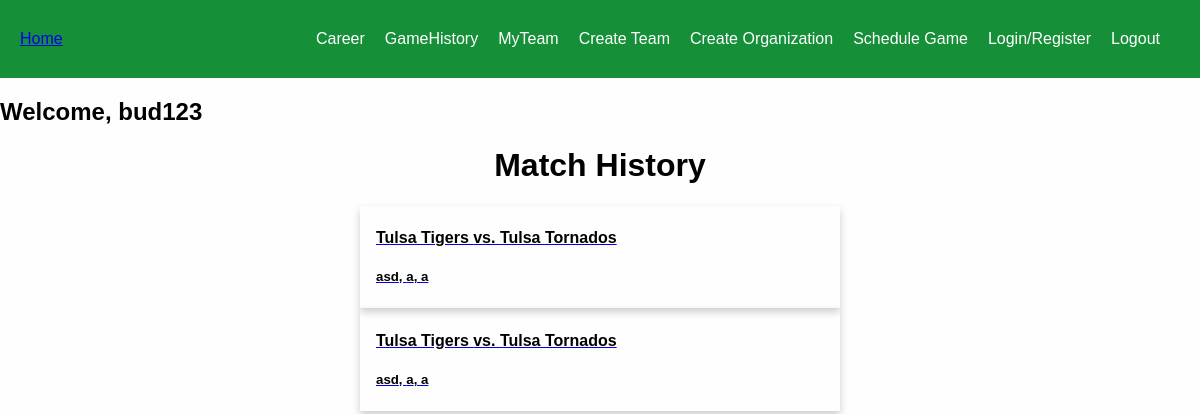
The page /game-history/ (signed in) on the database as committed earlier.
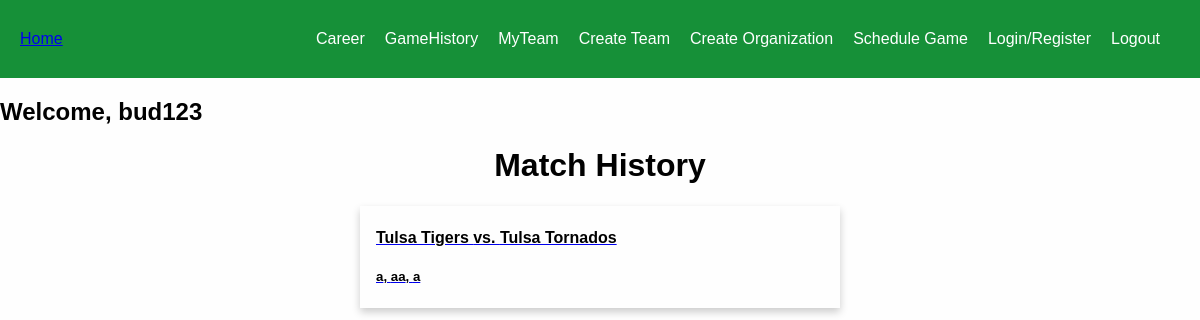
The same page on the database as committed later.
### base/models.py (models this page shows, shortened)
class Player(AbstractUser):
    first_name = models.CharField(max_length=200, null=True)
    last_name = models.CharField(max_length=200, null=True)
    email = models.EmailField(unique=True, null=True)
    team = models.ForeignKey(Team,on_delete=models.SET_NULL,null=True)
    organization = models.ForeignKey(Organization,on_delete=models.SET_NULL,null=True)
    runs = models.IntegerField(default=0,null=True,blank=True)
    wickets = models.IntegerField(default=0,null=True,blank=True)
    catches = models.IntegerField(default=0,null=True,blank=True)
    sixes = models.IntegerField(default=0,null=True,blank=True)
    fours = models.IntegerField(default=0,null=True,blank=True)
    extras = models.IntegerField(default=0,null=True,blank=True)
    games_played = models.IntegerField(default=0,null=True,blank=True)
    games_won = models.IntegerField(default=0,null=True,blank=True)
    win_percentage = models.FloatField(default=0,null=True,blank=True)
    fifties = models.IntegerField(default=0,null=True,blank=True)
    centuries = models.IntegerField(default=0,null=True,blank=True)
    sr = models.FloatField(default=0,null=True,blank=True)
    runs_hs = models.IntegerField(default=0,null=True,blank=True)
    wickets_hs = models.IntegerField(default=0,null=True,blank=True)
    fours_hs = models.IntegerField(default=0,null=True,blank=True)
    sixes_hs = models.IntegerField(default=0,null=True,blank=True)
    runs_average = models.FloatField(default=0,null=True,blank=True)
    wickets_average = models.FloatField(default=0,null=True,blank=True)
    fours_average = models.FloatField(default=0,null=True,blank=True)
    sixes_average = models.FloatField(default=0,null=True,blank=True)
    catches_average = models.FloatField(default=0,null=True,blank=True)
    extras_average = models.FloatField(default=0,null=True,blank=True)
    balls_bowled = models.IntegerField(default=0,null=True,blank=True)
    balls_played = models.IntegerField(default=0,null=True,blank=True)
    game_invites = models.ManyToManyField("GameInvite", related_name="game_invites", blank=True)
    team_invites = models.ManyToManyField("TeamInvite", related_name="team_invites", blank=True)
    games = models.ManyToManyField("Game", related_name="games", blank=True)
    USERNAME_FIELD = "email"
    REQUIRED_FIELDS = ["username"]

class Game(models.Model):
    entering_stats = models.BooleanField(default=False,null=True,blank=False) # true if stat entering has began, this is set to true when the inilize game info is submitted
    doneStats = models.BooleanField(default=False,null=True,blank=False) # true is stat entering has concluded, this is set to true when the last over of the last innings is iterated through
    archived = models.BooleanField(default=False,null=True,blank=False) # this is set to true when the user confirms that there is no edits to make to the stats entered.
    winner = models.ForeignKey(Team,on_delete=models.SET_NULL,null=True, related_name="winner",blank=True)
    team1 = models.ForeignKey(Team,on_delete=models.SET_NULL,null=True, related_name="team1")  # team that sent invite
    team2 = models.ForeignKey(Team,on_delete=models.SET_NULL,null=True, related_name="team2")
    batting1_team = models.ForeignKey(Team,on_delete=models.SET_NULL,null=True, related_name="batting1")
    bowling1_team = models.ForeignKey(Team,on_delete=models.SET_NULL,null=True, related_name="bowling1")
    batting2_team = models.ForeignKey(Team,on_delete=models.SET_NULL,null=True, related_name="batting2")
    bowling2_team  = models.ForeignKey(Team,on_delete=models.SET_NULL,null=True, related_name="bowling2")
    year = models.CharField(max_length=200,null=True)
    month = models.CharField(max_length=200,null=True)
    day = models.CharField(max_length=200,null=True)
    time = models.CharField(max_length=200,null=True)
    location = models.CharField(max_length=200,null=True)
    overs = models.IntegerField(default=0,null=True,blank=True)
    batting_score1 = models.IntegerField(default=0,null=True,blank=True) # number of runs for the first batting team
    batting_score2 = models.IntegerField(default=0,null=True,blank=True) # number of runs for second batting team
    bowling_score1 = models.IntegerField(default=0,null=True,blank=True) # number of wickets for the frist bowling team
    bowling_score2 = models.IntegerField(default=0,null=True,blank=True) # number of wickets for the second bowling team
    current_innings =  models.IntegerField(default=1,  null=True,blank=True)
    current_over = models.IntegerField(default=1,  null=True,blank=True)
    current_ball = models.IntegerField(default=1,  null=True,blank=True)
    ball1 = models.CharField(max_length=200,null=True) # icon of first ball in current over
    ball2 = models.CharField(max_length=200,null=True)
    ball3 = models.CharField(max_length=200,null=True)
    ball4 = models.CharField(max_length=200,null=True)
    ball5 = models.CharField(max_length=200,null=True)
    ball6 = models.CharField(max_length=200,null=True)
    on_strike_batsman = models.OneToOneField("Player", related_name="on_strike_batsman",on_delete=models.SET_NULL,null=True,blank=True,unique=False)
    off_strike_batsman = models.OneToOneField("Player", related_name="off_strike_batsman",on_delete=models.SET_NULL,null=True,blank=True,unique=False)
    current_bowler = models.OneToOneField("Player", related_name="current_bowler",on_delete=models.SET_NULL,null=True,blank=True,unique=False)
    players_stats = models.ManyToManyField("PlayerGameStat", related_name="players_stats", blank=True)

class Team(models.Model):
    name = models.CharField(max_length=200,null=True)
    captain = models.OneToOneField("Player", related_name="captain",on_delete=models.SET_NULL,null=True,blank=True,unique=False)
    players = models.ManyToManyField("Player", related_name="players", blank=True)
    games_played = models.IntegerField(default=0,null=True,blank=True)
    games_won = models.IntegerField(default=0,null=True,blank=True)
    runs_average = models.FloatField(default=0,null=True,blank=True)
    wickets_average = models.FloatField(default=0,null=True,blank=True)
    games = models.ManyToManyField("Game", related_name="gammes", blank=True)
    temporary = models.BooleanField(default=False,null=True,blank=False)

### base/views.py (the view)
# urls.py: path("game-history/", views.game_history, name="game-history"),
def game_history(request):
    user = request.user
    games = []
    for g in user.games.all():
        if g.doneStats == True:  # a game-object is completed if
            games.append(g)
    context = {"games":games}
    return render(request, "base/game_history.html", context)

### base/templates/base/game_history.html (shortened to what this page needs)
{% extends 'main.html' %}
{% block content%}
<h1 class="center">Match History</h1>
{% for game in games %}
    <a href="{% url 'view-game' game.id %}">
      <div class="card">
          <div class="container">
                  <h4>{{game.team1.name}} vs. {{game.team2.name}}</h4>
                  <h5>{{game.day}}, {{game.month}}, {{game.year}}</h5>
          </div>
      </div>
    </a>
{% endfor %}
{% endblock %}

### templates/main.html (shortened to what this page needs)
<!DOCTYPE html>
<html>
<head>
</head>
<body>
    {% include 'navbar.html' %}
    {% block content %}{% endblock %}
</body>
</html>

### templates/navbar.html (shortened to what this page needs)
{% if request.user.is_authenticated == True %}
<nav class="navbar">
  <a class="active" href="{% url 'home' %}" class="navbar-link">Home</a>
  <div class="navbar-links">
    <a href="{% url 'player-career' request.user.id %}" class="navbar-link">Career</a>
    <a href="{% url 'game-history' %}" class="navbar-link">GameHistory</a></li>
    <a href="{% url 'team' request.user.team.id %}" class="navbar-link">MyTeam</a>
    <a href="{% url 'create-team' %}" class="navbar-link">Create Team</a>
    <a href="{% url 'create-organization' %}" class="navbar-link">Create Organization</a>
    <a href="{% url 'schedule-game' %}" class="navbar-link">Schedule Game</a>
    <a href="{% url 'login' %}" class="navbar-link">Login/Register</a>
    <a href="{% url 'logout' %}"class="navbar-link">Logout</a>
  </div>
</nav>
{% endif %}
<h2>Welcome, {{request.user.username}}</h2>

### templates/main.html (style rules this page uses)
body { margin: 0; font-family: Arial, Helvetica, sans-serif; background-color: rgb(254, 254, 254); color: rgb(1, 1, 1); }

### templates/navbar.html (style rules this page uses)
body, ul { margin: 0; padding: 0; }
.navbar { display: flex; align-items: center; justify-content: space-between; background-color: rgb(22, 144, 56); color: #41ce37; padding: 30px 20px; }
.navbar-links { display: flex; align-items: center; }
.navbar-link { margin-right: 20px; color: #fff; text-decoration: none; }

### base/templates/base/game_history.html (style rules this page uses)
.card { box-shadow: 0 4px 8px 0 rgba(0,0,0,0.2); transition: 0.3s; width: 40%; margin-left: auto; margin-right: auto; }
.center { text-align: center; }
.container { padding: 2px 16px; color: black; }

Rows that differ between the two databases and show on the page:
removed Game: team1.name "Tulsa Tigers", team2.name "Tulsa Tornados", day "asd", month "a", year "a"
removed Game: team1.name "Tulsa Tigers", team2.name "Tulsa Tornados", day "asd", month "a", year "a"
added Game: team1.name "Tulsa Tigers", team2.name "Tulsa Tornados", day "a", month "aa", year "a"
